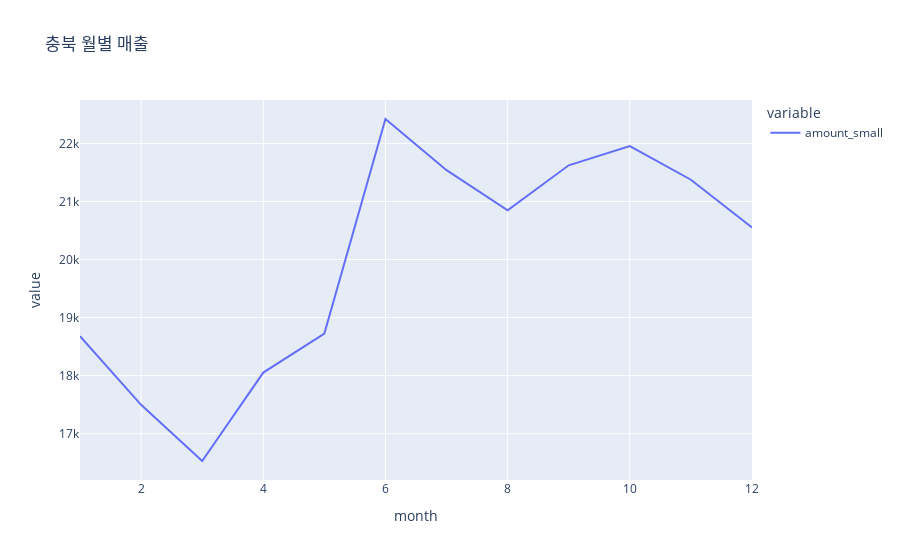

The cell this chart's notebook holds for it:
### Code cell
region_month_counts('충북','month')

### Figure 1 — Plotly figure (JSON) as saved in the notebook; plotly's stock layout.template omitted (floating-point values rounded to 4 significant figures)
{"data": [{"hovertemplate": "variable=amount_small<br>month=%{x}<br>value=%{y}<extra></extra>", "legendgroup": "amount_small", "line": {"color": "#636efa", "dash": "solid"}, "marker": {"symbol": "circle"}, "mode": "lines", "name": "amount_small", "orientation": "v", "showlegend": true, "type": "scatter", "x": [1, 2, 3, 4, 5, 6, 7, 8, 9, 10, 11, 12], "xaxis": "x", "y": [18680, 17497, 16530, 18053, 18725, 22420, 21538, 20849, 21623, 21955, 21374, 20552], "yaxis": "y"}], "layout": {"legend": {"title": {"text": "variable"}, "tracegroupgap": 0}, "title": {"text": "충북 월별 매출"}, "xaxis": {"anchor": "y", "domain": [0, 1], "title": {"text": "month"}}, "yaxis": {"anchor": "x", "domain": [0, 1], "title": {"text": "value"}}}}
